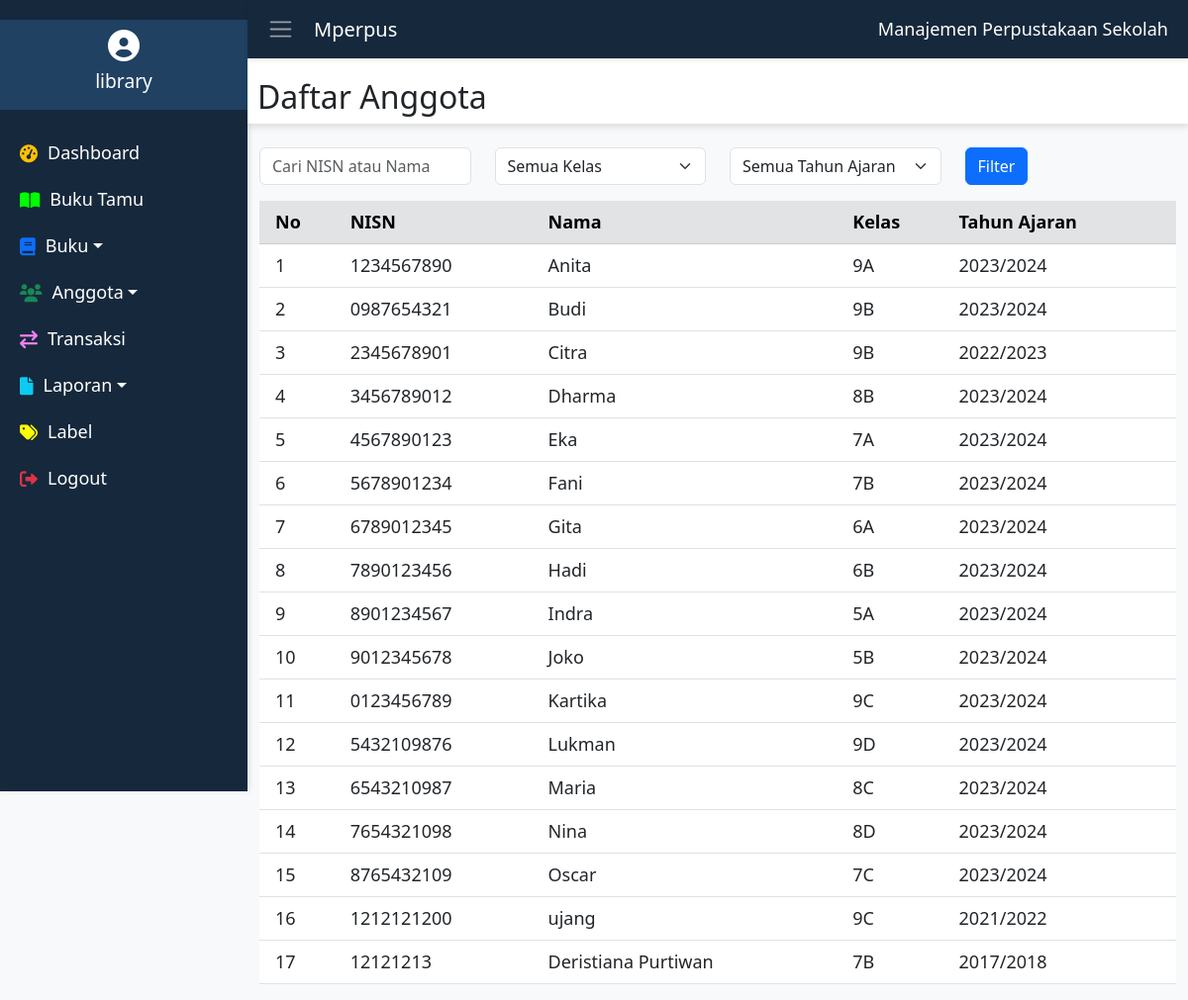
Screenshot of /views/daftar_anggota.php with the database file from the repository.
### tables this page shows
CREATE TABLE `anggota` (
  `id` int(11) NOT NULL,
  `nama` varchar(255) NOT NULL,
  `nisn` varchar(20) NOT NULL,
  `alamat` text NOT NULL,
  `telepon` varchar(15) NOT NULL,
  `kelas` varchar(50) NOT NULL,
  `foto_siswa` varchar(255) DEFAULT NULL,
  `tahun_ajaran` varchar(10) NOT NULL
);

### views/daftar_anggota.php (the view, shortened to what this page needs)
<?php
include '../koneksi.php';
$query = "SELECT id, nisn, nama, kelas, tahun_ajaran FROM anggota WHERE 1=1";
$result = $conn->query($query);
?>
<!DOCTYPE html>
<html lang="en">
<head>
    <link href="https://cdn.jsdelivr.net/npm/bootstrap@5.3.0-alpha1/dist/css/bootstrap.min.css" rel="stylesheet">
    <link href="https://cdnjs.cloudflare.com/ajax/libs/font-awesome/6.0.0-beta3/css/all.min.css" rel="stylesheet">
    <link rel="stylesheet" href="../css/daftar_buku.css">
    <link rel="stylesheet" href="../css/navbar.css">
    <link rel="stylesheet" href="../css/sidebar.css">
    <link rel="stylesheet" href="../css/modal.css">
</head>
<body>
    <?php include '../includes/sidebar.php'; ?>
    <div class="content">
        <?php include '../includes/navbar.php'; ?>
        <div class="dashboard-header">
            <h2>Daftar Anggota</h2>
        </div>
        <div class="container-fluid mt-4">
            <div class="mb-3">
                <form method="GET" action="">
                    <div class="row">
                        <div class="col-md-3">
                            <input type="text" class="form-control" name="keyword" placeholder="Cari NISN atau Nama" value="<?php echo htmlspecialchars($_GET['keyword'] ?? '', ENT_QUOTES); ?>">
                        </div>
                        <div class="col-md-3">
                            <select class="form-select" name="kelas">
                                <option value="">Semua Kelas</option>
                            </select>
                        </div>
                        <div class="col-md-3">
                            <select class="form-select" name="tahun_ajaran">
                                <option value="">Semua Tahun Ajaran</option>
                            </select>
                        </div>
                        <div class="col-md-3">
                            <button type="submit" class="btn btn-primary">Filter</button>
                        </div>
                    </div>
                </form>
            </div>
            <table class="table table-hover">
                <thead class="table table-secondary">
                    <tr>
                        <th>No</th>
                        <th>NISN</th>
                        <th>Nama</th>
                        <th>Kelas</th>
                        <th>Tahun Ajaran</th>
                    </tr>
                </thead>
                <tbody>
                    <?php
                    if ($result->num_rows > 0) {
                        $no = 1;
                        while($row = $result->fetch_assoc()) {
                            echo "<tr data-bs-toggle='modal' data-bs-target='#modalDetailAnggota' data-id='" . $row['id'] . "'>";
                            echo "<td>" . $no++ . "</td>";
                            echo "<td>" . htmlspecialchars($row['nisn']) . "</td>";
                            echo "<td>" . htmlspecialchars($row['nama']) . "</td>";
                            echo "<td>" . htmlspecialchars($row['kelas']) . "</td>";
                            echo "<td>" . htmlspecialchars($row['tahun_ajaran']) . "</td>";
                            echo "</tr>";
                        }
                    } else {
                        echo "<tr><td colspan='5'>Tidak ada data anggota</td></tr>";
                    }
                    ?>
                </tbody>
            </table>
        </div>
</body>
</html>

### includes/sidebar.php (shortened to what this page needs)
<div class="sidebar" id="sidebar">
    <div class="admin-section">
        <i class="fas fa-user-circle admin-icon"></i>
        <h4 class="admin-name">library</h4>
    </div>
    <a href="dashboard.php"><i class="fas fa-tachometer-alt text-warning"></i> <span class="link-text">Dashboard</span></a>
    <a href="../views/buku_tamu.php"><i class="fas fa-book-open text"  style="color: lime;"></i> <span class="link-text">Buku Tamu</span></a>
    <div class="dropdown">
        <a class="dropdown-toggle" href="#" role="button" id="submenu" data-bs-toggle="dropdown" aria-haspopup="true" aria-expanded="false">
            <i class="fas fa-book text-primary"></i> <span class="link-text">Buku</span>
        </a>
    </div>
    <div class="dropdown">
        <a class="dropdown-toggle" href="#" role="button" id="submenu" data-bs-toggle="dropdown" aria-haspopup="true" aria-expanded="false">
            <i class="fas fa-users text-success"></i> <span class="link-text">Anggota</span>
        </a>
    </div>
    <a href="../views/peminjaman_buku.php"><i class="fas fa-arrow-right-arrow-left" style="color: violet;"></i> <span class="link-text">Transaksi</span></a>
    <div class="dropdown">
        <a class="dropdown-toggle" href="#" role="button" id="submenu" data-bs-toggle="dropdown" aria-haspopup="true" aria-expanded="false">
            <i class="fas fa-file text-info"></i> <span class="link-text">Laporan</span>
        </a>
    </div>
    <a href="../views/label.php"><i class="fas fa-tags" style="color: yellow;"></i> <span class="link-text">Label</span></a>
    <a href="../fungsi/logout.php"><i class="fas fa-sign-out-alt text-danger"></i> <span class="link-text">Logout</span></a>
</div>

### includes/navbar.php
<nav class="navbar navbar-expand-lg navbar-dark">
    <span class="navbar-toggler-icon minimize-btn" onclick="toggleSidebar()"></span>
    <a class="navbar-brand" href="#">Mperpus</a>
    <div class="navbar-text">
        Manajemen Perpustakaan Sekolah
    </div>
</nav>

### css/daftar_buku.css (style rules this page uses)
body { display: flex; margin: 0; font-family: 'Segoe UI', Tahoma, Geneva, Verdana, sans-serif; font-size: 18px; background-color: #f8f9fa; }
.content { flex-grow: 1; padding: 0; display: flex; flex-direction: column; }
.dashboard-header { background-color: #ffffff; padding-left: 10px; padding-top: 20px; box-shadow: 0 4px 6px rgba(0, 0, 0, 0.1); z-index: 1; }
th:first-child, td:first-child { padding-left: 16px; }

### css/navbar.css (style rules this page uses)
.navbar { background-color: #16283c; margin: 0; border-radius: 0; box-shadow: 0 2px 4px rgba(0, 0, 0, 0.1); z-index: 2; }
.navbar .navbar-brand { color: #ffffff; padding-left: 0; }
.navbar .navbar-text { color: #ffffff; margin-left: auto; margin-right: 20px; }
.navbar-toggler-icon.minimize-btn { color: white; }
.minimize-btn { cursor: pointer; margin-right: 20px; padding: 5px; border-radius: 5px; background-color: transparent; z-index: 3; margin-left: 20px; }

### css/sidebar.css (style rules this page uses)
body { display: flex; margin: 0; font-family: 'Segoe UI', Tahoma, Geneva, Verdana, sans-serif; font-size: 18px; background-color: #f8f9fa; }
.sidebar { height: 100vh; width: 250px; background-color: #16283c; padding-top: 20px; transition: width 0.3s; box-shadow: 2px 0 5px rgba(0, 0, 0, 0.1); }
.sidebar .admin-section { text-align: center; color: #ffffff; margin-bottom: 20px; padding: 10px 15px; background-color: #204162; }
.sidebar .admin-section .admin-icon { font-size: 2rem; }
.sidebar .admin-section .admin-name { font-size: 1.2rem; margin-top: 5px; }
.sidebar a { color: #ffffff; display: flex; align-items: center; padding: 10px 20px; text-decoration: none; transition: background-color 0.3s; }
.sidebar a i { margin-right: 10px; }

### rows the page displays
anggota: nisn "1234567890", nama "Anita", kelas "9A", tahun_ajaran "2023/2024"
anggota: nisn "0987654321", nama "Budi", kelas "9B", tahun_ajaran "2023/2024"
anggota: nisn "2345678901", nama "Citra", kelas "9B", tahun_ajaran "2022/2023"
anggota: nisn "3456789012", nama "Dharma", kelas "8B", tahun_ajaran "2023/2024"
anggota: nisn "4567890123", nama "Eka", kelas "7A", tahun_ajaran "2023/2024"
anggota: nisn "5678901234", nama "Fani", kelas "7B", tahun_ajaran "2023/2024"
anggota: nisn "6789012345", nama "Gita", kelas "6A", tahun_ajaran "2023/2024"
anggota: nisn "7890123456", nama "Hadi", kelas "6B", tahun_ajaran "2023/2024"
anggota: nisn "8901234567", nama "Indra", kelas "5A", tahun_ajaran "2023/2024"
anggota: nisn "9012345678", nama "Joko", kelas "5B", tahun_ajaran "2023/2024"
anggota: nisn "0123456789", nama "Kartika", kelas "9C", tahun_ajaran "2023/2024"
anggota: nisn "5432109876", nama "Lukman", kelas "9D", tahun_ajaran "2023/2024"
anggota: nisn "6543210987", nama "Maria", kelas "8C", tahun_ajaran "2023/2024"
anggota: nisn "7654321098", nama "Nina", kelas "8D", tahun_ajaran "2023/2024"
anggota: nisn "8765432109", nama "Oscar", kelas "7C", tahun_ajaran "2023/2024"
anggota: nisn "1212121200", nama "ujang", kelas "9C", tahun_ajaran "2021/2022"
anggota: nisn "12121213", nama "Deristiana Purtiwan", kelas "7B", tahun_ajaran "2017/2018"
